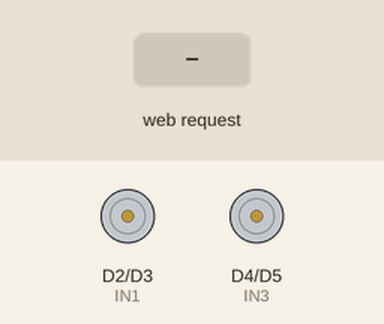
Simulated run of this sketch. Board: ESP8266 (NodeMCU). Shown: motor-driver pin pairs drawn as motors (green arrow = first pin HIGH = forward, orange = second pin HIGH = backward, longer = more drive, scaled by the enable pin). Inputs (shaded band) come from the test bench. What the sketch prints to the serial monitor is not drawn.

Above: at 1.2 s.
1.3 s: HTTP request GET /forward received
At 2.5 s:
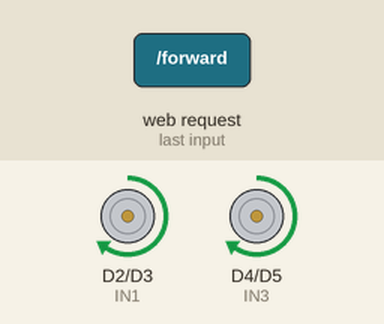
2.8 s: HTTP request GET /backward received
At 3.7 s:
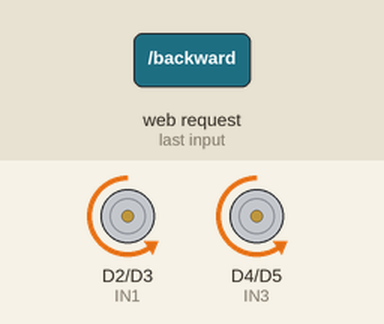
4.3 s: HTTP request GET /left received
At 4.8 s:
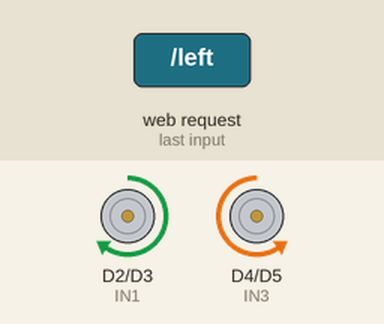
5.8 s: HTTP request GET /right received
At 7.0 s:
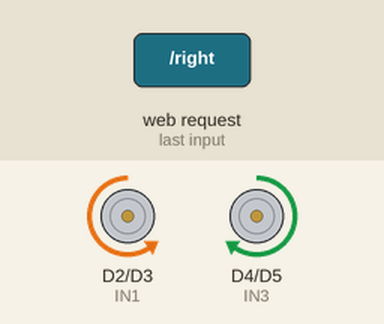
7.3 s: HTTP request GET /stop received
At 8.3 s:
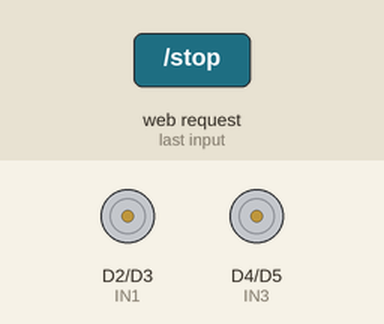
Timing chart, 0 to 9.8 s (numbered marks = the images above; inputs shaded):
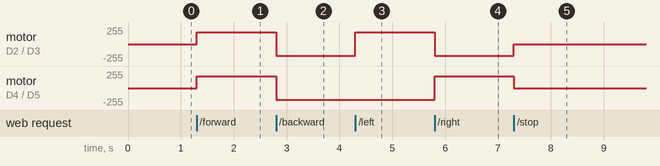

The sketch:

nodemcucar.ino
```cpp
#include <ESP8266WiFi.h>
#include <ESP8266WebServer.h>

const char* ssid = "ESP8266_CAR";
const char* password = "12345678";

ESP8266WebServer server(80);

// Motor Pins
const int ENA = D1;   // GPIO5
const int IN1 = D2;   // GPIO4
const int IN2 = D3;   // GPIO0

const int ENB = D6;   // GPIO12
const int IN3 = D4;   // GPIO2
const int IN4 = D5;   // GPIO14

int speedValue = 700;      // PWM 0-1023

void stopCar()
{
  digitalWrite(IN1, LOW);
  digitalWrite(IN2, LOW);

  digitalWrite(IN3, LOW);
  digitalWrite(IN4, LOW);

  analogWrite(ENA, speedValue);
  analogWrite(ENB, speedValue);
}

void forward()
{
  digitalWrite(IN1, HIGH);
  digitalWrite(IN2, LOW);

  digitalWrite(IN3, HIGH);
  digitalWrite(IN4, LOW);
}

void backward()
{
  digitalWrite(IN1, LOW);
  digitalWrite(IN2, HIGH);

  digitalWrite(IN3, LOW);
  digitalWrite(IN4, HIGH);
}

void left()
{
  digitalWrite(IN1, HIGH);
  digitalWrite(IN2, LOW);

  digitalWrite(IN3, LOW);
  digitalWrite(IN4, HIGH);
}

void right()
{
  digitalWrite(IN1, LOW);
  digitalWrite(IN2, HIGH);

  digitalWrite(IN3, HIGH);
  digitalWrite(IN4, LOW);
}

String webpage = R"rawliteral(
<!DOCTYPE html>
<html>
<head>
<meta name="viewport" content="width=device-width, initial-scale=1">

<style>
body{
font-family:Arial;
text-align:center;
background:#f5f5f5;
}

button{
width:130px;
height:60px;
font-size:20px;
margin:10px;
}
</style>

</head>

<body>

<h2>ESP8266 Car Control</h2>

<p>
<a href="/forward"><button>Forward</button></a>
</p>

<p>
<a href="/left"><button>Left</button></a>
<a href="/stop"><button>Stop</button></a>
<a href="/right"><button>Right</button></a>
</p>

<p>
<a href="/backward"><button>Backward</button></a>
</p>

</body>
</html>
)rawliteral";

void handleRoot()
{
  server.send(200, "text/html", webpage);
}

void setup()
{
  Serial.begin(115200);

  pinMode(ENA, OUTPUT);
  pinMode(IN1, OUTPUT);
  pinMode(IN2, OUTPUT);

  pinMode(ENB, OUTPUT);
  pinMode(IN3, OUTPUT);
  pinMode(IN4, OUTPUT);

  analogWriteRange(1023);

  analogWrite(ENA, speedValue);
  analogWrite(ENB, speedValue);

  stopCar();

  WiFi.softAP(ssid, password);

  Serial.println("WiFi Started");
  Serial.println(WiFi.softAPIP());

  server.on("/", handleRoot);

  server.on("/forward", []() {
    forward();
    server.send(200, "text/plain", "Forward");
  });

  server.on("/backward", []() {
    backward();
    server.send(200, "text/plain", "Backward");
  });

  server.on("/left", []() {
    left();
    server.send(200, "text/plain", "Left");
  });

  server.on("/right", []() {
    right();
    server.send(200, "text/plain", "Right");
  });

  server.on("/stop", []() {
    stopCar();
    server.send(200, "text/plain", "Stop");
  });

  server.begin();

  Serial.println("Server Started");
}

void loop()
{
  server.handleClient();
}
```

Measured:
- after the input at 1.3 s, motor on D2 (IN1) / D3 (IN2), motor on D4 (IN3) / D5 (IN4): stopped → forward 174/255 at once
- after the input at 2.8 s, motor on D2 (IN1) / D3 (IN2), motor on D4 (IN3) / D5 (IN4): forward 174/255 → backward 174/255 at once
- after the input at 4.3 s, motor on D2 (IN1) / D3 (IN2): backward 174/255 → forward 174/255 at once
- after the input at 5.8 s, motor on D2 (IN1) / D3 (IN2): forward 174/255 → backward 174/255 at once; motor on D4 (IN3) / D5 (IN4): backward 174/255 → forward 174/255 at once
- after the input at 7.3 s, motor on D2 (IN1) / D3 (IN2): backward 174/255 → stopped at once; motor on D4 (IN3) / D5 (IN4): forward 174/255 → stopped at once
